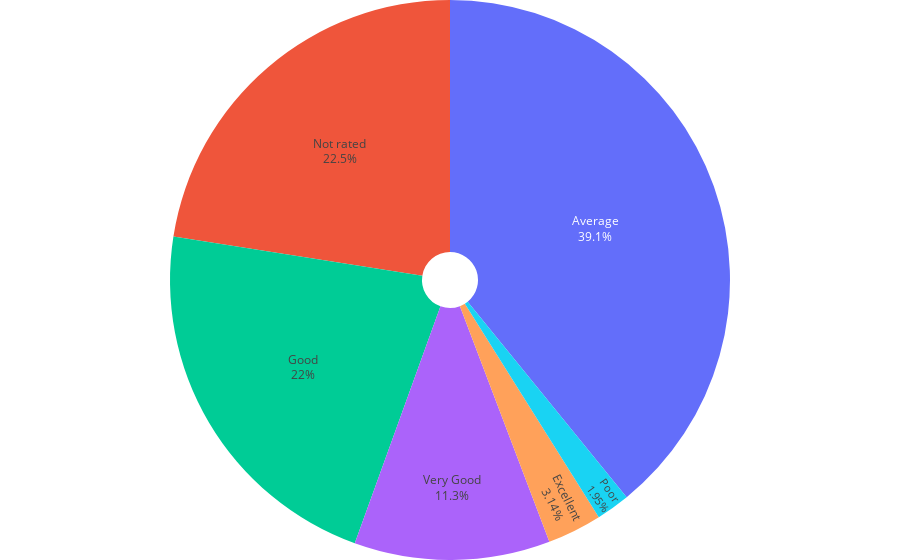

Notebook code cell kept with this figure:
### Code cell
rating_text_pie = px.pie(df, names='Rating text', hole=0.1)
rating_text_pie.update_traces(
    textinfo='label+percent',
    textposition='inside',
    showlegend=False
)
rating_text_pie.update_layout(
    margin=dict(t=0, b=0, l=10, r=10),
    autosize=True,
    #paper_bgcolor='yellow',
    showlegend=False

)
rating_text_pie

### Figure 1 — Plotly figure (JSON) as saved in the notebook; plotly's stock layout.template omitted (floating-point values rounded to 4 significant figures; data arrays with more than 128 entries replaced by an {"elided": "..."} marker saying what was removed)
{"data": [{"domain": {"x": [0, 1], "y": [0, 1]}, "hole": 0.1, "hovertemplate": "Rating text=%{label}<extra></extra>", "labels": {"elided": "9542 str values"}, "legendgroup": "", "name": "", "showlegend": false, "textinfo": "label+percent", "textposition": "inside", "type": "pie"}], "layout": {"autosize": true, "legend": {"tracegroupgap": 0}, "margin": {"b": 0, "l": 10, "r": 10, "t": 0}, "showlegend": false}}
